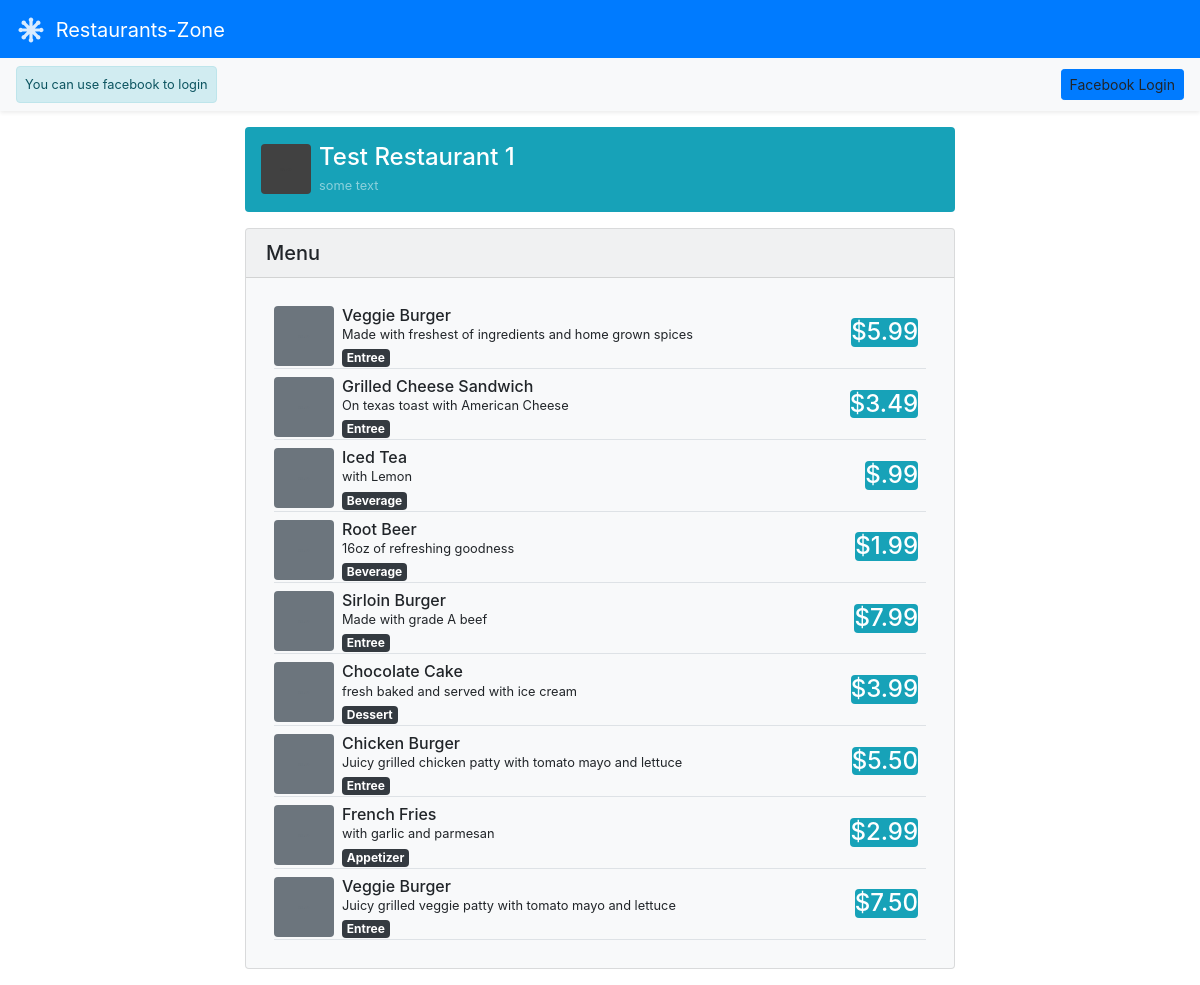
Page /restaurant/1/menu on the committed database.
### app/model.py (models this page shows, shortened)
class Restaurant(Base):
    __tablename__ = 'restaurant'
    id = Column(Integer, primary_key=True)
    name = Column(String(80), nullable=False)
    user_id = Column(Integer, ForeignKey('user.fb_id'))
    user = relationship(User)
    @staticmethod
    def get_by_id(id):
        return get_db().query(Restaurant).filter_by(id = id).one_or_none()

class MenuItem(Base):
    __tablename__ = "menu_item"
    id = Column(Integer, primary_key=True)
    name = Column(String(80), nullable=False)
    course = Column(String(250))
    description = Column(String(250))
    price = Column(String(8))
    restaurant_id = Column(Integer, ForeignKey('restaurant.id'))
    user_id = Column(Integer, ForeignKey('user.fb_id'))
    restaurant = relationship(Restaurant)
    user = relationship(User)
    @classmethod
    def get_restaurant_menu(cls, id):
        return get_db().query(cls).filter(MenuItem.restaurant_id == id).order_by(desc(cls.id)).all()

### app/menu.py (the view)
@bp.route('/<int:restaurant_id>')
@bp.route('/<int:restaurant_id>/menu')
def restaurantMenu(restaurant_id):
    restaurant = Restaurant.get_by_id(restaurant_id)
    if restaurant:
        menu_items = MenuItem.get_restaurant_menu(restaurant_id)
    return render_template(temp_prefix + 'menu.html', restaurant=restaurant, menu_items=menu_items)

### app/auth/views.py (called while the page is built)
@bp.before_app_request
def load_logged_user():
    if session.get('facebook_id') is None:
        g.user = None
    else:
        g.user = User.get_by_id(session['facebook_id'])
        g.is_owner = lambda id: id == g.user.fb_id

### app/db.py (called while the page is built)
def get_engine():
    return create_engine('sqlite:///' + current_app.config['DATABASE'])

def get_db():
    if 'db' not in g:
        db = Session(get_engine())
        g.db = db
    return g.db

### app/templates/menu/menu.html (shortened to what this page needs)
{% extends 'base_temp.html'  %}
{% block content %}
<section class="container my-2" style="max-width: 740px">
    <div class="restaurant-header d-flex align-items-center p-3 text-white-50 rounded bg-info">
        <div class="restaurant-logo">
            <img data-src="holder.js/50x50?theme=thumb&amp;bg=414141&amp;fg=414141&amp;size=1" alt="32x32"
                class="mr-2 rounded" style="width: 32px; height: 32px;" data-holder-rendered="true">
        </div>
        <div>
            <h4 class="mb-0 text-white lh-100">{{restaurant.name}}</h4>
            <small>some text</small>
        </div>
    </div>
    <div class="menu-list bg-light card my-3">
        <div class="card-header d-flex  justify-content-between align-items-center">
            <h5 class="mb-0">Menu</h5>
        </div>
        <div class="card-body">
            {% for item in menu_items %}
            <div class="menu-item d-flex justify-content-between align-items-center border-bottom m-2">
                <div class="d-flex">
                    <div class="d-none d-sm-block flex-shrink-0">
                        <img data-src="holder.js/60x60?theme=thumb&amp;bg=6c757d&amp;fg=6c757d&amp;size=1" alt="32x32"
                            class="img-fluid mr-2 rounded" style="width: 32px; height: 32px;"
                            data-holder-rendered="true">
                    </div>
                    <div class="item-body">
                        <h6 class="mb-0">{{item.name}}</h6>
                        <div class="small">{{item.description}}</div>
                        <strong class="badge badge-dark">{{item.course}}</strong>
                    </div>
                </div>
                <div class="ml-1 p-2">
                    <h4 class="text-center bg-info rounded text-white">{{item.price}}</h4>
                </div>
            </div>
            {% endfor %}
        </div>
    </div>
</section>
{% endblock %}

### rows in the picture
Restaurant: name "Test Restaurant 1"
MenuItem: name "Veggie Burger", description "Made with freshest of ingredients and home grown spices", course "Entree", price "$5.99"
MenuItem: name "Grilled Cheese Sandwich", description "On texas toast with American Cheese", course "Entree", price "$3.49"
MenuItem: name "Iced Tea", description "with Lemon", course "Beverage", price "$.99"
MenuItem: name "Root Beer", description "16oz of refreshing goodness", course "Beverage", price "$1.99"
MenuItem: name "Sirloin Burger", description "Made with grade A beef", course "Entree", price "$7.99"
MenuItem: name "Chocolate Cake", description "fresh baked and served with ice cream", course "Dessert", price "$3.99"
MenuItem: name "Chicken Burger", description "Juicy grilled chicken patty with tomato mayo and lettuce", course "Entree", price "$5.50"
MenuItem: name "French Fries", description "with garlic and parmesan", course "Appetizer", price "$2.99"
MenuItem: name "Veggie Burger", description "Juicy grilled veggie patty with tomato mayo and lettuce", course "Entree", price "$7.50"
